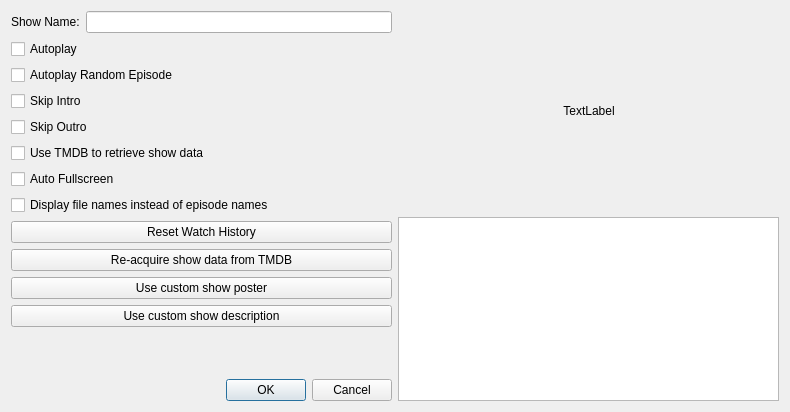
<?xml version="1.0" encoding="UTF-8"?>
<ui version="4.0">
 <class>VP_ShowsSettingsDialog</class>
 <widget class="QDialog" name="VP_ShowsSettingsDialog">
  <property name="geometry">
   <rect>
    <x>0</x>
    <y>0</y>
    <width>790</width>
    <height>412</height>
   </rect>
  </property>
  <property name="windowTitle">
   <string>Show Settings</string>
  </property>
  <layout class="QHBoxLayout" name="horizontalLayout_3">
   <item>
    <layout class="QVBoxLayout" name="verticalLayout_2">
     <item>
      <layout class="QHBoxLayout" name="horizontalLayout">
       <item>
        <widget class="QLabel" name="label">
         <property name="text">
          <string>Show Name:</string>
         </property>
        </widget>
       </item>
       <item>
        <widget class="QLineEdit" name="lineEdit_ShowName"/>
       </item>
      </layout>
     </item>
     <item>
      <widget class="QCheckBox" name="checkBox_Autoplay">
       <property name="text">
        <string>Autoplay</string>
       </property>
      </widget>
     </item>
     <item>
      <widget class="QCheckBox" name="checkBox_AutoplayRandom">
       <property name="text">
        <string>Autoplay Random Episode</string>
       </property>
      </widget>
     </item>
     <item>
      <widget class="QCheckBox" name="checkBox_SkipIntro">
       <property name="text">
        <string>Skip Intro</string>
       </property>
       <property name="visible">
        <bool>false</bool>
       </property>
      </widget>
     </item>
     <item>
      <widget class="QCheckBox" name="checkBox_SkipOutro">
       <property name="text">
        <string>Skip Outro</string>
       </property>
       <property name="visible">
        <bool>false</bool>
       </property>
      </widget>
     </item>
     <item>
      <widget class="QCheckBox" name="checkBox_UseTMDB">
       <property name="text">
        <string>Use TMDB to retrieve show data</string>
       </property>
      </widget>
     </item>
     <item>
      <widget class="QCheckBox" name="checkBox_AutoFullscreen">
       <property name="text">
        <string>Auto Fullscreen</string>
       </property>
      </widget>
     </item>
     <item>
      <widget class="QCheckBox" name="checkBox_DisplayFileNames">
       <property name="text">
        <string>Display file names instead of episode names</string>
       </property>
      </widget>
     </item>
     <item>
      <widget class="QPushButton" name="pushButton_ResetWatchHistory">
       <property name="text">
        <string>Reset Watch History</string>
       </property>
      </widget>
     </item>
     <item>
      <widget class="QPushButton" name="pushButton_ReacquireShowData">
       <property name="text">
        <string>Re-acquire show data from TMDB</string>
       </property>
      </widget>
     </item>
     <item>
      <widget class="QPushButton" name="pushButton_UseCustomPoster">
       <property name="text">
        <string>Use custom show poster</string>
       </property>
      </widget>
     </item>
     <item>
      <widget class="QPushButton" name="pushButton_UseCustomDesc">
       <property name="text">
        <string>Use custom show description</string>
       </property>
      </widget>
     </item>
     <item>
      <spacer name="verticalSpacer">
       <property name="orientation">
        <enum>Qt::Vertical</enum>
       </property>
       <property name="sizeHint" stdset="0">
        <size>
         <width>20</width>
         <height>40</height>
        </size>
       </property>
      </spacer>
     </item>
     <item>
      <widget class="QDialogButtonBox" name="buttonBox">
       <property name="orientation">
        <enum>Qt::Horizontal</enum>
       </property>
       <property name="standardButtons">
        <set>QDialogButtonBox::Cancel|QDialogButtonBox::Ok</set>
       </property>
      </widget>
     </item>
    </layout>
   </item>
   <item>
    <layout class="QVBoxLayout" name="verticalLayout">
     <item>
      <layout class="QHBoxLayout" name="horizontalLayout_2">
       <item>
        <spacer name="horizontalSpacer">
         <property name="orientation">
          <enum>Qt::Horizontal</enum>
         </property>
         <property name="sizeHint" stdset="0">
          <size>
           <width>40</width>
           <height>20</height>
          </size>
         </property>
        </spacer>
       </item>
       <item>
        <widget class="QLabel" name="label_ShowPoster">
         <property name="minimumSize">
          <size>
           <width>200</width>
           <height>200</height>
          </size>
         </property>
         <property name="maximumSize">
          <size>
           <width>200</width>
           <height>200</height>
          </size>
         </property>
         <property name="text">
          <string>TextLabel</string>
         </property>
         <property name="alignment">
          <set>Qt::AlignCenter</set>
         </property>
        </widget>
       </item>
       <item>
        <spacer name="horizontalSpacer_2">
         <property name="orientation">
          <enum>Qt::Horizontal</enum>
         </property>
         <property name="sizeHint" stdset="0">
          <size>
           <width>40</width>
           <height>20</height>
          </size>
         </property>
        </spacer>
       </item>
      </layout>
     </item>
     <item>
      <widget class="QTextBrowser" name="textBrowser_ShowDescription"/>
     </item>
    </layout>
   </item>
  </layout>
 </widget>
 <resources/>
 <connections>
  <connection>
   <sender>buttonBox</sender>
   <signal>accepted()</signal>
   <receiver>VP_ShowsSettingsDialog</receiver>
   <slot>accept()</slot>
   <hints>
    <hint type="sourcelabel">
     <x>248</x>
     <y>254</y>
    </hint>
    <hint type="destinationlabel">
     <x>157</x>
     <y>274</y>
    </hint>
   </hints>
  </connection>
  <connection>
   <sender>buttonBox</sender>
   <signal>rejected()</signal>
   <receiver>VP_ShowsSettingsDialog</receiver>
   <slot>reject()</slot>
   <hints>
    <hint type="sourcelabel">
     <x>316</x>
     <y>260</y>
    </hint>
    <hint type="destinationlabel">
     <x>286</x>
     <y>274</y>
    </hint>
   </hints>
  </connection>
 </connections>
</ui>
